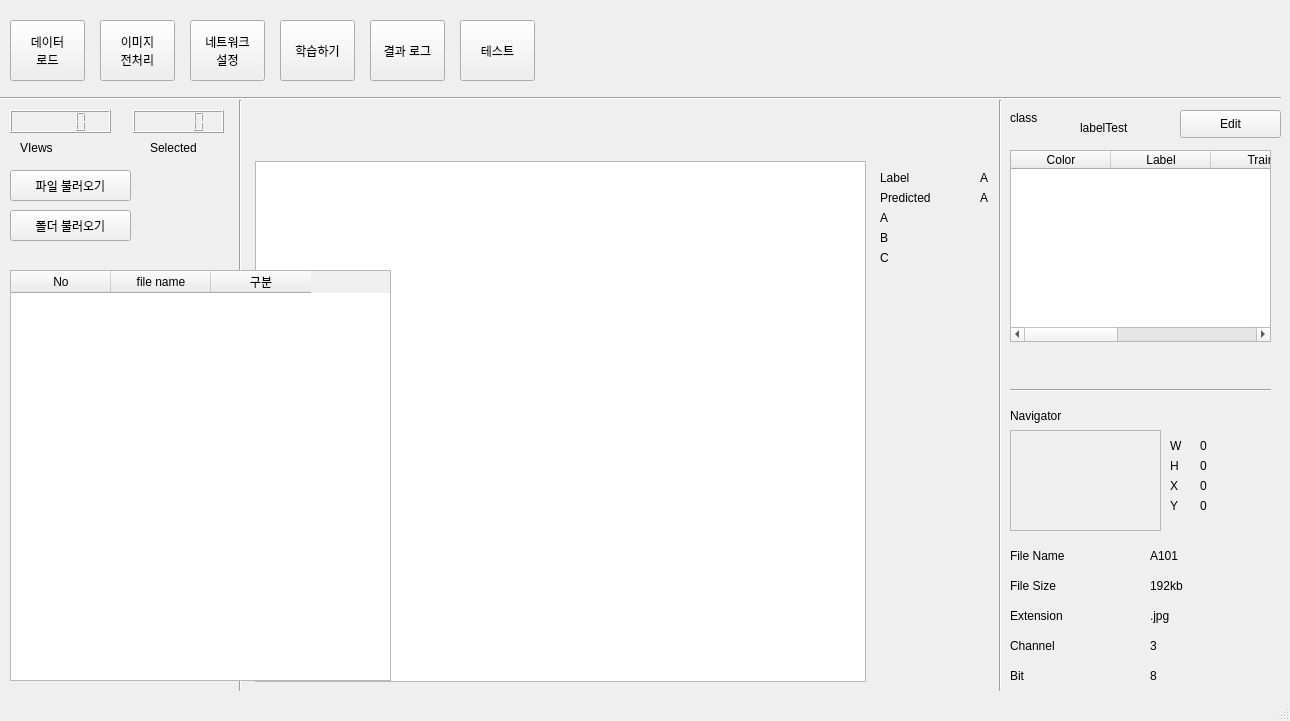
<?xml version="1.0" encoding="UTF-8"?>
<ui version="4.0">
 <class>MainWindow</class>
 <widget class="QMainWindow" name="MainWindow">
  <property name="geometry">
   <rect>
    <x>0</x>
    <y>0</y>
    <width>1290</width>
    <height>721</height>
   </rect>
  </property>
  <property name="windowTitle">
   <string>MainWindow</string>
  </property>
  <widget class="QWidget" name="centralwidget">
   <widget class="QPushButton" name="pushButton_5">
    <property name="geometry">
     <rect>
      <x>370</x>
      <y>20</y>
      <width>75</width>
      <height>61</height>
     </rect>
    </property>
    <property name="text">
     <string>결과 로그</string>
    </property>
   </widget>
   <widget class="Line" name="line_3">
    <property name="geometry">
     <rect>
      <x>230</x>
      <y>100</y>
      <width>20</width>
      <height>591</height>
     </rect>
    </property>
    <property name="orientation">
     <enum>Qt::Vertical</enum>
    </property>
   </widget>
   <widget class="QPushButton" name="pushButton">
    <property name="geometry">
     <rect>
      <x>10</x>
      <y>20</y>
      <width>75</width>
      <height>61</height>
     </rect>
    </property>
    <property name="text">
     <string>데이터
로드</string>
    </property>
   </widget>
   <widget class="QPushButton" name="pushButton_3">
    <property name="geometry">
     <rect>
      <x>190</x>
      <y>20</y>
      <width>75</width>
      <height>61</height>
     </rect>
    </property>
    <property name="text">
     <string>네트워크
설정</string>
    </property>
   </widget>
   <widget class="QPushButton" name="pushButton_2">
    <property name="geometry">
     <rect>
      <x>100</x>
      <y>20</y>
      <width>75</width>
      <height>61</height>
     </rect>
    </property>
    <property name="text">
     <string>이미지
전처리</string>
    </property>
   </widget>
   <widget class="Line" name="line">
    <property name="geometry">
     <rect>
      <x>0</x>
      <y>90</y>
      <width>1281</width>
      <height>16</height>
     </rect>
    </property>
    <property name="orientation">
     <enum>Qt::Horizontal</enum>
    </property>
   </widget>
   <widget class="QPushButton" name="pushButton_4">
    <property name="geometry">
     <rect>
      <x>280</x>
      <y>20</y>
      <width>75</width>
      <height>61</height>
     </rect>
    </property>
    <property name="text">
     <string>학습하기</string>
    </property>
   </widget>
   <widget class="QPushButton" name="pushButton_6">
    <property name="geometry">
     <rect>
      <x>460</x>
      <y>20</y>
      <width>75</width>
      <height>61</height>
     </rect>
    </property>
    <property name="text">
     <string>테스트</string>
    </property>
   </widget>
   <widget class="Line" name="line_4">
    <property name="geometry">
     <rect>
      <x>990</x>
      <y>100</y>
      <width>20</width>
      <height>591</height>
     </rect>
    </property>
    <property name="orientation">
     <enum>Qt::Vertical</enum>
    </property>
   </widget>
   <widget class="QGraphicsView" name="graphicsView">
    <property name="geometry">
     <rect>
      <x>255</x>
      <y>161</y>
      <width>611</width>
      <height>521</height>
     </rect>
    </property>
   </widget>
   <widget class="QLabel" name="label">
    <property name="geometry">
     <rect>
      <x>880</x>
      <y>170</y>
      <width>64</width>
      <height>15</height>
     </rect>
    </property>
    <property name="text">
     <string>Label</string>
    </property>
   </widget>
   <widget class="QLabel" name="label_2">
    <property name="geometry">
     <rect>
      <x>880</x>
      <y>190</y>
      <width>64</width>
      <height>15</height>
     </rect>
    </property>
    <property name="text">
     <string>Predicted</string>
    </property>
   </widget>
   <widget class="QLabel" name="label_3">
    <property name="geometry">
     <rect>
      <x>980</x>
      <y>170</y>
      <width>41</width>
      <height>16</height>
     </rect>
    </property>
    <property name="whatsThis">
     <string>&lt;html&gt;&lt;head/&gt;&lt;body&gt;&lt;p align=&quot;right&quot;&gt;&lt;br/&gt;&lt;/p&gt;&lt;/body&gt;&lt;/html&gt;</string>
    </property>
    <property name="text">
     <string>A</string>
    </property>
   </widget>
   <widget class="QLabel" name="label_4">
    <property name="geometry">
     <rect>
      <x>980</x>
      <y>190</y>
      <width>41</width>
      <height>16</height>
     </rect>
    </property>
    <property name="whatsThis">
     <string>&lt;html&gt;&lt;head/&gt;&lt;body&gt;&lt;p align=&quot;right&quot;&gt;&lt;br/&gt;&lt;/p&gt;&lt;/body&gt;&lt;/html&gt;</string>
    </property>
    <property name="text">
     <string>A</string>
    </property>
   </widget>
   <widget class="QLabel" name="label_5">
    <property name="geometry">
     <rect>
      <x>880</x>
      <y>210</y>
      <width>41</width>
      <height>16</height>
     </rect>
    </property>
    <property name="whatsThis">
     <string>&lt;html&gt;&lt;head/&gt;&lt;body&gt;&lt;p align=&quot;right&quot;&gt;&lt;br/&gt;&lt;/p&gt;&lt;/body&gt;&lt;/html&gt;</string>
    </property>
    <property name="text">
     <string>A</string>
    </property>
   </widget>
   <widget class="QLabel" name="label_6">
    <property name="geometry">
     <rect>
      <x>880</x>
      <y>230</y>
      <width>41</width>
      <height>16</height>
     </rect>
    </property>
    <property name="whatsThis">
     <string>&lt;html&gt;&lt;head/&gt;&lt;body&gt;&lt;p align=&quot;right&quot;&gt;&lt;br/&gt;&lt;/p&gt;&lt;/body&gt;&lt;/html&gt;</string>
    </property>
    <property name="text">
     <string>B</string>
    </property>
   </widget>
   <widget class="QLabel" name="label_7">
    <property name="geometry">
     <rect>
      <x>880</x>
      <y>250</y>
      <width>41</width>
      <height>16</height>
     </rect>
    </property>
    <property name="whatsThis">
     <string>&lt;html&gt;&lt;head/&gt;&lt;body&gt;&lt;p align=&quot;right&quot;&gt;&lt;br/&gt;&lt;/p&gt;&lt;/body&gt;&lt;/html&gt;</string>
    </property>
    <property name="text">
     <string>C</string>
    </property>
   </widget>
   <widget class="QTableWidget" name="tableWidget">
    <property name="geometry">
     <rect>
      <x>10</x>
      <y>270</y>
      <width>381</width>
      <height>411</height>
     </rect>
    </property>
    <column>
     <property name="text">
      <string>No</string>
     </property>
    </column>
    <column>
     <property name="text">
      <string>file name</string>
     </property>
    </column>
    <column>
     <property name="text">
      <string>구분</string>
     </property>
    </column>
   </widget>
   <widget class="QPushButton" name="FileUploadBtn">
    <property name="geometry">
     <rect>
      <x>10</x>
      <y>170</y>
      <width>121</width>
      <height>31</height>
     </rect>
    </property>
    <property name="text">
     <string>파일 불러오기</string>
    </property>
   </widget>
   <widget class="QLCDNumber" name="ViewsNumber">
    <property name="geometry">
     <rect>
      <x>10</x>
      <y>110</y>
      <width>101</width>
      <height>23</height>
     </rect>
    </property>
   </widget>
   <widget class="QLCDNumber" name="SelectedNumber">
    <property name="geometry">
     <rect>
      <x>133</x>
      <y>110</y>
      <width>91</width>
      <height>23</height>
     </rect>
    </property>
   </widget>
   <widget class="QLabel" name="label_8">
    <property name="geometry">
     <rect>
      <x>20</x>
      <y>140</y>
      <width>64</width>
      <height>15</height>
     </rect>
    </property>
    <property name="text">
     <string>VIews</string>
    </property>
   </widget>
   <widget class="QLabel" name="label_9">
    <property name="geometry">
     <rect>
      <x>150</x>
      <y>140</y>
      <width>64</width>
      <height>15</height>
     </rect>
    </property>
    <property name="text">
     <string>Selected</string>
    </property>
   </widget>
   <widget class="QPushButton" name="DUploadBtn">
    <property name="geometry">
     <rect>
      <x>10</x>
      <y>210</y>
      <width>121</width>
      <height>31</height>
     </rect>
    </property>
    <property name="text">
     <string>폴더 불러오기</string>
    </property>
   </widget>
   <widget class="QLabel" name="classLabel">
    <property name="geometry">
     <rect>
      <x>1010</x>
      <y>110</y>
      <width>64</width>
      <height>15</height>
     </rect>
    </property>
    <property name="text">
     <string>class</string>
    </property>
   </widget>
   <widget class="QPushButton" name="classEditBtu">
    <property name="geometry">
     <rect>
      <x>1180</x>
      <y>110</y>
      <width>101</width>
      <height>28</height>
     </rect>
    </property>
    <property name="text">
     <string>Edit</string>
    </property>
   </widget>
   <widget class="QTableWidget" name="classType">
    <property name="geometry">
     <rect>
      <x>1010</x>
      <y>150</y>
      <width>261</width>
      <height>192</height>
     </rect>
    </property>
    <column>
     <property name="text">
      <string>Color</string>
     </property>
    </column>
    <column>
     <property name="text">
      <string>Label</string>
     </property>
    </column>
    <column>
     <property name="text">
      <string>Train</string>
     </property>
     <property name="textAlignment">
      <set>AlignCenter</set>
     </property>
    </column>
    <column>
     <property name="text">
      <string>Val</string>
     </property>
     <property name="textAlignment">
      <set>AlignCenter</set>
     </property>
    </column>
    <column>
     <property name="text">
      <string>Test</string>
     </property>
     <property name="textAlignment">
      <set>AlignCenter</set>
     </property>
    </column>
   </widget>
   <widget class="Line" name="line_2">
    <property name="geometry">
     <rect>
      <x>1010</x>
      <y>380</y>
      <width>261</width>
      <height>20</height>
     </rect>
    </property>
    <property name="orientation">
     <enum>Qt::Horizontal</enum>
    </property>
   </widget>
   <widget class="QLabel" name="navigatorLabel">
    <property name="geometry">
     <rect>
      <x>1010</x>
      <y>400</y>
      <width>81</width>
      <height>31</height>
     </rect>
    </property>
    <property name="text">
     <string>Navigator</string>
    </property>
   </widget>
   <widget class="QFrame" name="image">
    <property name="geometry">
     <rect>
      <x>1010</x>
      <y>430</y>
      <width>151</width>
      <height>101</height>
     </rect>
    </property>
    <property name="toolTip">
     <string>&lt;html&gt;&lt;head/&gt;&lt;body&gt;&lt;p&gt;이미지&lt;/p&gt;&lt;/body&gt;&lt;/html&gt;</string>
    </property>
    <property name="styleSheet">
     <string notr="true"/>
    </property>
    <property name="frameShape">
     <enum>QFrame::StyledPanel</enum>
    </property>
    <property name="frameShadow">
     <enum>QFrame::Raised</enum>
    </property>
   </widget>
   <widget class="QLabel" name="wLabel">
    <property name="geometry">
     <rect>
      <x>1170</x>
      <y>430</y>
      <width>21</width>
      <height>31</height>
     </rect>
    </property>
    <property name="text">
     <string>W</string>
    </property>
   </widget>
   <widget class="QLabel" name="hLabel">
    <property name="geometry">
     <rect>
      <x>1170</x>
      <y>450</y>
      <width>21</width>
      <height>31</height>
     </rect>
    </property>
    <property name="text">
     <string>H</string>
    </property>
   </widget>
   <widget class="QLabel" name="xLabel">
    <property name="geometry">
     <rect>
      <x>1170</x>
      <y>470</y>
      <width>21</width>
      <height>31</height>
     </rect>
    </property>
    <property name="text">
     <string>X</string>
    </property>
   </widget>
   <widget class="QLabel" name="yLabel">
    <property name="geometry">
     <rect>
      <x>1170</x>
      <y>490</y>
      <width>21</width>
      <height>31</height>
     </rect>
    </property>
    <property name="text">
     <string>Y</string>
    </property>
   </widget>
   <widget class="QLabel" name="wValue">
    <property name="geometry">
     <rect>
      <x>1200</x>
      <y>430</y>
      <width>71</width>
      <height>31</height>
     </rect>
    </property>
    <property name="text">
     <string>0</string>
    </property>
   </widget>
   <widget class="QLabel" name="hValue">
    <property name="geometry">
     <rect>
      <x>1200</x>
      <y>450</y>
      <width>61</width>
      <height>31</height>
     </rect>
    </property>
    <property name="text">
     <string>0</string>
    </property>
   </widget>
   <widget class="QLabel" name="xValue">
    <property name="geometry">
     <rect>
      <x>1200</x>
      <y>470</y>
      <width>61</width>
      <height>31</height>
     </rect>
    </property>
    <property name="text">
     <string>0</string>
    </property>
   </widget>
   <widget class="QLabel" name="yValue">
    <property name="geometry">
     <rect>
      <x>1200</x>
      <y>490</y>
      <width>61</width>
      <height>31</height>
     </rect>
    </property>
    <property name="text">
     <string>0</string>
    </property>
   </widget>
   <widget class="QLabel" name="fileNameLabel">
    <property name="geometry">
     <rect>
      <x>1010</x>
      <y>540</y>
      <width>71</width>
      <height>31</height>
     </rect>
    </property>
    <property name="text">
     <string>File Name</string>
    </property>
   </widget>
   <widget class="QLabel" name="fileName">
    <property name="geometry">
     <rect>
      <x>1150</x>
      <y>540</y>
      <width>131</width>
      <height>31</height>
     </rect>
    </property>
    <property name="text">
     <string>A101</string>
    </property>
   </widget>
   <widget class="QLabel" name="fileSizeLabel">
    <property name="geometry">
     <rect>
      <x>1010</x>
      <y>570</y>
      <width>71</width>
      <height>31</height>
     </rect>
    </property>
    <property name="text">
     <string>File Size</string>
    </property>
   </widget>
   <widget class="QLabel" name="fileSize">
    <property name="geometry">
     <rect>
      <x>1150</x>
      <y>570</y>
      <width>71</width>
      <height>31</height>
     </rect>
    </property>
    <property name="text">
     <string>192kb</string>
    </property>
   </widget>
   <widget class="QLabel" name="extensionLabel">
    <property name="geometry">
     <rect>
      <x>1010</x>
      <y>600</y>
      <width>71</width>
      <height>31</height>
     </rect>
    </property>
    <property name="text">
     <string>Extension</string>
    </property>
   </widget>
   <widget class="QLabel" name="extension">
    <property name="geometry">
     <rect>
      <x>1150</x>
      <y>600</y>
      <width>71</width>
      <height>31</height>
     </rect>
    </property>
    <property name="text">
     <string>.jpg</string>
    </property>
   </widget>
   <widget class="QLabel" name="channelLabel">
    <property name="geometry">
     <rect>
      <x>1010</x>
      <y>630</y>
      <width>71</width>
      <height>31</height>
     </rect>
    </property>
    <property name="text">
     <string>Channel</string>
    </property>
   </widget>
   <widget class="QLabel" name="bitLabel">
    <property name="geometry">
     <rect>
      <x>1010</x>
      <y>660</y>
      <width>71</width>
      <height>31</height>
     </rect>
    </property>
    <property name="text">
     <string>Bit</string>
    </property>
   </widget>
   <widget class="QLabel" name="channel">
    <property name="geometry">
     <rect>
      <x>1150</x>
      <y>630</y>
      <width>71</width>
      <height>31</height>
     </rect>
    </property>
    <property name="text">
     <string>3</string>
    </property>
   </widget>
   <widget class="QLabel" name="bit">
    <property name="geometry">
     <rect>
      <x>1150</x>
      <y>660</y>
      <width>71</width>
      <height>31</height>
     </rect>
    </property>
    <property name="text">
     <string>8</string>
    </property>
   </widget>
   <widget class="QLabel" name="labelTest">
    <property name="geometry">
     <rect>
      <x>1080</x>
      <y>120</y>
      <width>64</width>
      <height>15</height>
     </rect>
    </property>
    <property name="text">
     <string>labelTest</string>
    </property>
   </widget>
  </widget>
  <widget class="QStatusBar" name="statusbar"/>
 </widget>
 <resources/>
 <connections/>
</ui>
